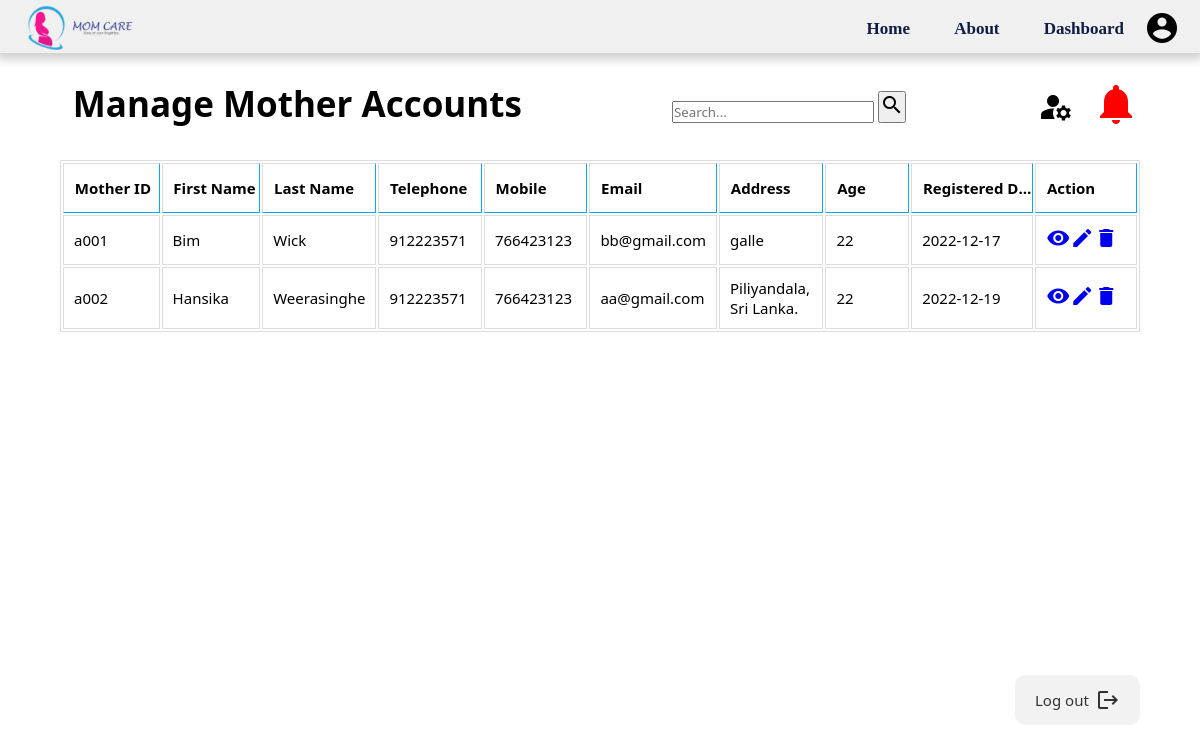
The page /View/Admin/admin-managemother.php (signed in) on the database its author committed.
### tables this page shows
CREATE TABLE `mother_details` (
  `mom_id` varchar(11) NOT NULL,
  `mom_fname` varchar(255) NOT NULL,
  `mom_mname` varchar(255) NOT NULL,
  `mom_lname` varchar(255) NOT NULL,
  `mom_landline` int(10) NOT NULL,
  `mom_mobile` int(10) NOT NULL,
  `mom_propic` varchar(255) NOT NULL,
  `mom_email` varchar(255) NOT NULL,
  `mom_password` varchar(255) NOT NULL,
  `mom_address` varchar(255) NOT NULL,
  `mom_DOB` date NOT NULL,
  `mom_age` int(10) NOT NULL,
  `mom_regdate` date NOT NULL,
  `guardian_name` varchar(255) NOT NULL,
  `guardian_mobile` int(10) NOT NULL,
  `reg_user_id` int(11) NOT NULL,
  `mom_delivery_date` date DEFAULT NULL
);

### Config/admin-managemotherprocess.php (called while the page is built)
<?php
require_once 'dbConnection.php';
$sql = "SELECT mom_id, mom_fname, mom_lname, mom_age, mom_address, mom_email, mom_mobile, mom_landline, mom_regdate FROM mother_details;";
$result = $con->query($sql);
?>

### View/Admin/admin-managemother.php (the view, shortened to what this page needs)
<?php
    include "../../Assets/Includes/header_admin.php";
    include "..\..\Config\admin-managemotherprocess.php";
?>
<!DOCTYPE html>
<html lang="en">
<head>
    <link rel="stylesheet" href="..\..\Assets\css\style-common.css" type="text/css">
</head>
<body>
    <div class="a-container">
        <div class="a-content">
            <div class="a-container-n">
                <h1>Manage Mother Accounts</h1>
                <form class="ma-searchbar" action="/action_page.php" style="margin:auto;max-width:300px">
                    <input type="text" placeholder="Search..." name="search">
                    <button type="submit"><i class="material-icons">search</i></button>
                </form>
                <div class="a-container-m">
                        <div class="a-dropdown"><div class="a-manage-icon"><i class="material-icons" alt="manage accounts">manage_accounts</i>
                        </div>
                        </div>
                        <a href = "admin-notification.php"><i class="material-icons" alt="notification icon">notifications</i></a>
                </div>
            </div>
            <div class="ma-table">
                <table>
                    <tr>
                        <th>Mother ID</th>
                        <th>First Name</th>
                        <th>Last Name</th>
                        <th>Telephone</th>
                        <th>Mobile</th>
                        <th>Email</th>
                        <th>Address</th>
                        <th>Age</th>
                        <th>Registered Date</th>
                        <th>Action</th>
                    </tr>
                    <?php
                    if ($result->num_rows>0){
                        while($row = $result->fetch_assoc()){
                            $id = $row['mom_id'];
                            $fname = $row['mom_fname'];
                            $lname = $row['mom_lname'];
                            $age = $row['mom_age'];
                            $address = $row['mom_address'];
                            $email = $row['mom_email'];
                            $tel1 = $row['mom_landline'];
                            $tel2 = $row['mom_mobile'];
                            $regdate = $row['mom_regdate'];
                    $output = '<tr>';
                    $output .= "<td>$id</td>";
                    $output .= "<td>$fname</td>";
                    $output .= "<td>$lname</td>";
                    $output .= "<td>$tel1</td>";
                    $output .= "<td>$tel2</td>";
                    $output .= "<td>$email</td>";
                    $output .= "<td>$address</td>";
                    $output .= "<td>$age</td>";
                    $output .= "<td>$regdate</td>";
                    $output .= '<td><div class="ma-actions">
                                <a href = "#"><div class="ma-img-action"><i class="material-icons" alt="view icon">visibility</i></div></a>
                                <a href = "admin-updatemother.php"><div class="ma-img-action"><i class="material-icons" alt="edit icon">edit</i></div></a>
                                <a href = "..\..\Config\admin-deletemotherprocess.php?status=delete&id=';
                $output .=$id;
                $output .='"><div class="ma-img-action"><i class="material-icons" alt="delete icon">delete</i></div></a>
                            </div>
                        </td>';
                    echo "$output";
                        }
                    }
                    ?>
                </table>
            </div>
        </div>
        <div class="a-content-2">
            <a href = "..\..\Config\admin-logout.php"><button>
                <div class="a-btn-text"><h6>Log out</h6></div>
                <i class="material-icons" alt="logout">logout</i>
            </button></a>
        </div>
    </div>
</body>
</html>

### Assets/css/style-common.css (style rules this page uses)
.a-container { position: absolute; right: 0; width: 100%; height: 100%; background-color: white; }
a { text-decoration: none; }
.a-content { position: relative; margin-top: 5%; min-height: 75%; }
.a-container-n { padding-top: 20px; display: flex; justify-content: space-between; }
.a-container-m { margin-right: 5%; display: flex; }
.a-container-m .material-icons { font-size: 48px; color: red; }
.a-manage-icon .material-icons { font-size: 36px; color: black; padding-top: 25%; margin-left: -50%; }
.a-content-2 { width:95%; display: flex; justify-content: space-between; padding-top: 15px; }
.a-content-2 button { padding: 10px 20px; border-style: none; border-radius: 10px; display: flex; justify-content: space-between; align-items: center; width: 125px; height: 50px; opacity: 0.8; margin-right: 5%; cursor: pointer; }
.a-container-n h1 { text-indent: 0.8rem; font-weight: 600; font-size: 35px; margin-left: 5%; }
.a-btn-text h6 { font-size: 15px; text-decoration: none; font-weight: 500; }
.a-dropdown { position: relative; display: inline-block; }
.ma-table { height: 80%; width: 90%; background-color: white; margin-left: 5%; margin-right: 5%; margin-top: 27px; border-radius: 10px; position: absolute; }
.ma-table table { font-size: 15px; width: 100%; }
.ma-table table, .ma-table td, .ma-table th { border: 1px solid #ddd; text-align: left; }
.ma-table th, .ma-table td { padding: 10px; height: 50px; }
.ma-table th, .ma-tabl td { padding: 1% 0% 1% 1%; text-align: left; border-bottom: 1px solid #05a9f5; border-right: 1px solid #05a9f5; width: 10%; white-space: nowrap; overflow: hidden; text-overflow: ellipsis; max-width: 200px; }
.ma-actions { display: flex; }

### Assets/Includes/header_admin.php (style rules this page uses)
body { margin: 0%; font-family: system-ui, -apple-system, BlinkMacSystemFont, 'Segoe UI', Roboto, Oxygen, Ubuntu, Cantarell, 'Open Sans', 'Helvetica Neue', sans-serif; }

### View/Admin/admin-managemother.php (style rules this page uses)
* { margin: 0; padding: 0; box-sizing: border-box; font-family: system-ui, -apple-system, BlinkMacSystemFont, 'Segoe UI', Roboto, Oxygen, Ubuntu, Cantarell, 'Open Sans', 'Helvetica Neue', sans-serif; }

### rows shown on the page
mother_details: mom_id "a001", mom_fname "Bim", mom_lname "Wick", mom_landline "912223571", mom_mobile "766423123", mom_email "bb@gmail.com", mom_address "galle", mom_age "22", mom_regdate "2022-12-17"
mother_details: mom_id "a002", mom_fname "Hansika", mom_lname "Weerasinghe", mom_landline "912223571", mom_mobile "766423123", mom_email "aa@gmail.com", mom_address "Piliyandala, Sri Lanka.", mom_age "22", mom_regdate "2022-12-19"
